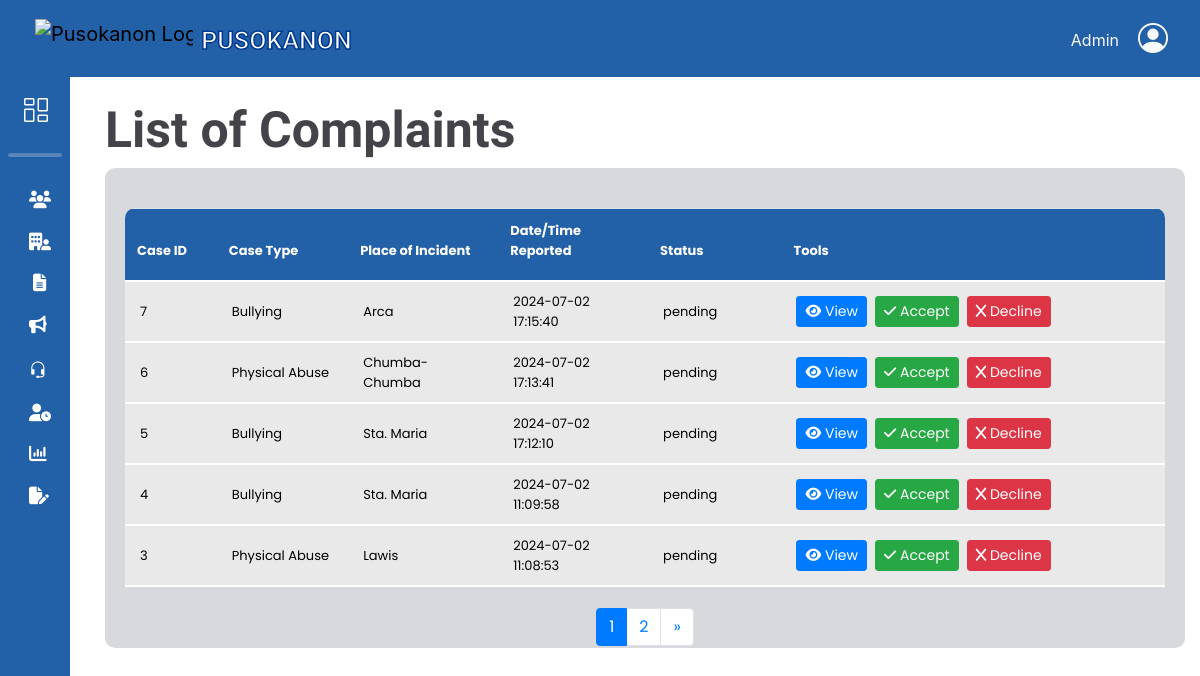
Page /adminbejo/complaintsList.php on the earlier database version.
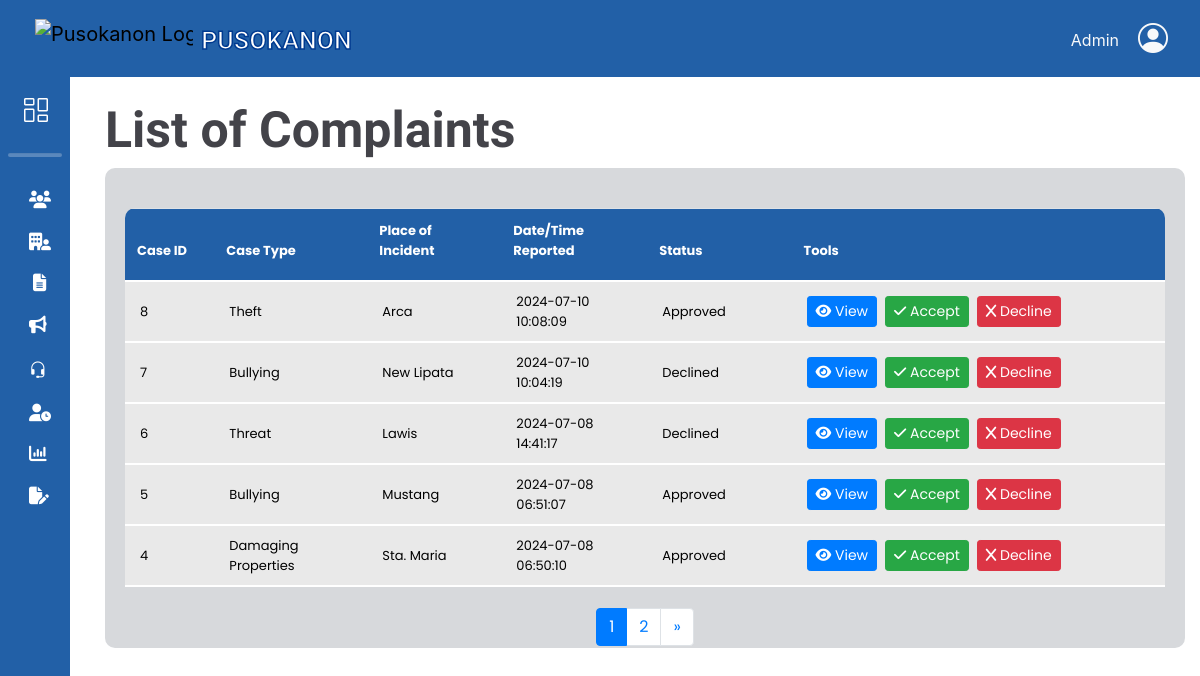
Same page on the later database version.
### tables this page shows
CREATE TABLE `complaints_tbl` (
  `complaint_id` int(11) NOT NULL,
  `res_id` int(11) NOT NULL,
  `respondent_fname` varchar(50) NOT NULL,
  `respondent_mname` varchar(50) DEFAULT NULL,
  `respondent_lname` varchar(50) NOT NULL,
  `respondent_suffix` varchar(10) DEFAULT NULL,
  `respondent_gender` varchar(10) NOT NULL,
  `respondent_age` int(11) NOT NULL,
  `incident_date` date NOT NULL,
  `incident_time` time NOT NULL,
  `date_filed` timestamp NOT NULL DEFAULT current_timestamp(),
  `incident_place` varchar(50) NOT NULL,
  `case_type` varchar(50) NOT NULL,
  `narrative` text DEFAULT NULL,
  `staff_id` int(11) NOT NULL,
  `hearing_date` date DEFAULT NULL,
  `hearing_time` time DEFAULT NULL,
  `status` varchar(10) NOT NULL,
  `remarks` text DEFAULT NULL
);

### db/DBconn.php (called while the page is built, shortened)
<?php
	function fetchListofComplaints($pdo, $offset, $limit) {
		$sql = "SELECT
					ct.complaint_id AS complaint_id,
					CONCAT(ct.respondent_fname, ' ', ct.respondent_lname) AS respondent_name,
					ct.case_type AS case_type,
					ct.incident_date AS incident_date,
					ct.incident_time AS incident_time,
					ct.incident_place AS incident_place,
					ct.date_filed AS date_filed,
					ct.status AS status,
					ct.remarks AS remarks,
					ct.narrative AS narrative,
					CONCAT(ru.res_fname, ' ', ru.res_lname) AS resident_name,
					ct.respondent_age AS respondent_age,
					ct.respondent_gender AS respondent_gender
				FROM complaints_tbl ct
				INNER JOIN resident_users ru ON ct.res_id = ru.res_id
				ORDER BY ct.date_filed DESC
				LIMIT :offset, :limit";
		$stmt = $pdo->prepare($sql);
		$stmt->bindParam(':offset', $offset, PDO::PARAM_INT);
		$stmt->bindParam(':limit', $limit, PDO::PARAM_INT);
		$stmt->execute();
		return $stmt->fetchAll(PDO::FETCH_ASSOC);
	}
	function fetchTotalComplaints($pdo) {
		$sql = "SELECT COUNT(*) FROM complaints_tbl";
		$stmt = $pdo->prepare($sql);
		$stmt->execute();
		return $stmt->fetchColumn();
	}
?>

### adminbejo/complaintsList.php (the view, shortened to what this page needs)
<?php
include 'headerAdmin.php';
include '../db/DBconn.php';
$limit = 5;
$page = isset($_GET['page']) ? (int)$_GET['page'] : 1;
$offset = ($page - 1) * $limit;
$requests = fetchListofComplaints($pdo, $offset, $limit);
$totalRequests = fetchTotalComplaints($pdo);
$totalPages = ceil($totalRequests / $limit);
?>
<link rel="stylesheet" href="css/list.css">
<div class="container-fluid">
    <h1>List of Complaints</h1>
    <div class="card-body">
        <div class="table-responsive">
            <table class="table mx-auto" cellspacing="0" cellpadding="0">
                <thead>
                    <tr>
                        <th>Case ID</th>
                        <th>Case Type</th>
                        <th>Place of Incident</th>
                        <th>Date/Time Reported</th>
                        <th>Status</th>
                        <th>Tools</th>
                    </tr>
                </thead>
                <tbody class="scrollable-table-body">
                    <?php if (!empty($requests)): ?>
                        <?php foreach ($requests as $request): ?>
                            <tr>
                                <td><?php echo htmlspecialchars($request['complaint_id']); ?></td>
                                <td><?php echo htmlspecialchars($request['case_type']); ?></td>
                                <td><?php echo htmlspecialchars($request['incident_place']); ?></td>
                                <td><?php echo htmlspecialchars($request['date_filed']); ?></td>
                                <td id="status-<?php echo htmlspecialchars($request['complaint_id']); ?>">
                                    <?php echo htmlspecialchars($request['status']); ?>
                                </td>
                                <td>
                                    <div class="d-flex justify-content-start align-items-center">
                                        <a href="#" class="btn btn-primary btn-sm me-2" onclick="showDetails(
                                                                '<?= htmlspecialchars($request['resident_name'])?>',
                                                                '<?= htmlspecialchars($request['respondent_name'])?>',
                                                                '<?= htmlspecialchars($request['respondent_age'])?>',
                                                                '<?= htmlspecialchars($request['respondent_gender'])?>',
                                                                '<?= htmlspecialchars($request['incident_date'])?>',
                                                                '<?= htmlspecialchars($request['incident_time'])?>',
                                                                '<?= htmlspecialchars($request['incident_place'])?>',
                                                                '<?= htmlspecialchars($request['narrative'])?>')">
                                                    <i class="fas fa-eye"></i> View</a>
                                        <button class="btn btn-success btn-sm me-2" onclick="approve_complaint('<?= htmlspecialchars($request['complaint_id']) ?>')">
                                            <i class="fas fa-check"></i> Accept
                                        </button>
                                        <button class="btn btn-danger btn-sm me-2" onclick="disapprove_complaint('<?= htmlspecialchars($request['complaint_id']) ?>')">
                                            <i class="fas fa-x"></i> Decline
                                        </button>
                                    </div>
                                </td>
                            </tr>
                        <?php endforeach; ?>
                    <?php else: ?>
                        <tr>
                            <td colspan="8">No complaints found.</td>
                        </tr>
                    <?php endif; ?>
                </tbody>
            </table>
        </div>
        <nav aria-label="Page navigation">
            <ul class="pagination justify-content-center mb-5">
                <?php for($i = 1; $i <= $totalPages; $i++): ?>
                    <li class="page-item <?php if($i == $page) echo 'active'; ?>">
                        <a class="page-link" href="?page=<?php echo $i; ?>"><?php echo $i; ?></a>
                    </li>
                <?php endfor; ?>
                <?php if($page < $totalPages): ?>
                    <li class="page-item">
                        <a class="page-link" href="?page=<?php echo $page+1; ?>" aria-label="Next">
                            <span aria-hidden="true">&raquo;</span>
                        </a>
                    </li>
                <?php endif; ?>
            </ul>
        </nav>
    </div>
</div>
<?php require_once 'footerAdmin.php'; ?>

### adminbejo/headerAdmin.php (shortened to what this page needs)
<!DOCTYPE html>
<html>
<head>
    <link rel="stylesheet" href="https://cdn.jsdelivr.net/npm/bootstrap-icons@1.11.3/font/bootstrap-icons.min.css">
    <link href="https://cdn.jsdelivr.net/npm/bootstrap@5.3.3/dist/css/bootstrap.min.css" rel="stylesheet">
	<link rel="stylesheet" href="https://cdn.jsdelivr.net/npm/bootstrap@5.0.2/dist/css/bootstrap.min.css">
	<link rel="stylesheet" href="https://maxcdn.bootstrapcdn.com/bootstrap/4.5.2/css/bootstrap.min.css">
	<link rel="stylesheet" href="https://cdnjs.cloudflare.com/ajax/libs/animate.css/4.1.1/animate.min.css">
    <link rel="stylesheet" href="https://cdnjs.cloudflare.com/ajax/libs/font-awesome/5.15.1/css/all.min.css">
    <link rel="stylesheet" href="https://cdnjs.cloudflare.com/ajax/libs/font-awesome/6.5.2/css/all.min.css" />
    <link rel="stylesheet" href="https://cdn.jsdelivr.net/npm/sweetalert2@11/dist/sweetalert2.min.css">
    <link href="https://cdn.lineicons.com/4.0/lineicons.css" rel="stylesheet" />
	<link rel="stylesheet" href="css/headerADstyle.css">
</head>
<body>
    <header>
        <nav class="navbar navbar-expand-lg">
            <a class="navbar-brand" href="Admin-Dashboard.php">
                <div class="logo-holder row">
                    <div class="col px-1">
                        <img src="../PicturesNeeded/pusokLogo.png" alt="Pusokanon Logo">
                    </div>
                    <div class="col px-1 pt-1">
                        <span> PUSOKANON</span>
                    </div>
                </div>
            </a>
            <div class="dropdown ">
                <button class="nav-link text-light" id="loginDropdown" role="button" data-toggle="dropdown" aria-haspopup="true" aria-expanded="false">
                    <div class="row">
                        <div class="col px-1 mt-2 pt-1"><span class="admin-text">Admin</span></div>
                        <div class="col"><i class="bi bi-person-circle"></i></div>
                    </div>
                </button>
            </div>
        </nav>
    </header>
    <div class="holder-body">
        <div class="wrapper">
            <aside id="sidebar">
                <div class="d-flex">
                    <button class="toggle-btn" type="button">
                        <i class="bi bi-columns-gap"></i>
                    </button>
                    <div class="sidebar-logo">
                    </div>
                </div>
                    <hr class=" bg-white m-2">
                <ul class="sidebar-nav">
                    <li class="sidebar-item">
                        <a href="Manage-Users.php" class="sidebar-link">
                            <i class="fa-solid fa-users"></i>
                        </a>
                    </li>
                    <li class="sidebar-item">
                        <a href="#" class="sidebar-link">
                            <i class="fa-solid fa-building-user"></i>
                        </a>
                    </li>
                    <li class="sidebar-item">
                        <a href="#" class="sidebar-link collapsed has-dropdown" data-bs-toggle="collapse"
                            data-bs-target="#auth" aria-expanded="false" aria-controls="auth">
                            <i class="fa-solid fa-file-lines ms-1"></i>
                        </a>
                    </li>
                    <li class="sidebar-item">
                        <a href="#" class="sidebar-link">
                            <i class="fa-solid fa-bullhorn"></i>
                        </a>
                    </li>
                    <li class="sidebar-item">
                        <a href="#" class="sidebar-link collapsed has-dropdown" data-bs-toggle="collapse"
                            data-bs-target="#blotter" aria-expanded="false" aria-controls="blotter">
                            <i class="bi bi-headset"></i>
                        </a>
                    </li>
                    <li class="sidebar-item">
                        <a href="pendingUser2.0.php" class="sidebar-link">
                            <i class="fa-solid fa-user-clock"></i>
                        </a>
                    </li>
                    <li class="sidebar-item">
                        <a href="DocumentRate.php" class="sidebar-link">
                            <i class="fa-solid fa-chart-column"></i>
                        </a>
                    </li>
                    <li class="sidebar-item">
                        <a href="#" class="sidebar-link">
                            <i class="fa-solid fa-file-pen"></i>
                        </a>
                    </li>
                </ul>
            </aside>

### adminbejo/footerAdmin.php (shortened to what this page needs)
</body>
</html>

### adminbejo/css/headerADstyle.css (style rules this page uses)
body { height: 100%; margin-top: 77px; }
.navbar { background-color: #2260A7 ; position: fixed; top: 0; left: 0; right: 0; z-index: 1000; justify-content: space-between; }
.navbar-brand img { height: 45px; margin-left: 30px; }
.navbar-brand span { font-size: 25px; font-weight: bold; font-family: 'Titan One', cursive; color: white; -webkit-text-stroke: 1.5px #003A90; }
.nav-link { color: #ffffff; margin-right: 0px; }
.bi-person-circle { font-size: 30px; }
a { text-decoration: none; }
li { list-style: none; }
h1 { font-weight: 600; font-size: 1rem; }
hr { height: 3px !important; border-radius: 10px; }
.holder-body { position: relative; max-height: 100%; }
.wrapper { font-family: 'Poppins', sans-serif; display: flex; max-height: 100%; }
#sidebar { width: 70px; min-width: 70px; z-index: 1000; transition: all .25s ease-in-out; background-color: #2260A7; display: flex; position: fixed; flex-direction: column; height: 92%; }
.toggle-btn { background-color: transparent; cursor: pointer; border: 0; padding: 1rem 1.5rem; }
.toggle-btn i { font-size: 1.5rem; color: #FFF; }
.sidebar-logo { margin: auto 0; }
.sidebar-nav { padding: 1rem 0; flex: 1 1 auto; }
a.sidebar-link { padding: .625rem 1.625rem; color: #FFF; display: block; font-size: 0.9rem; white-space: nowrap; border-left: 3px solid transparent; }
.sidebar-link i { font-size: 1.1rem; margin-right: .75rem; }
.sidebar-item { position: relative; }
@media (min-width: 1200px) { #sidebar { width: 70px; min-width: 70px; z-index: 1000; transition: all .25s ease-in-out; background-color: #2260A7; display: flex; position: fixed; flex-direction: column; height: 92%; } }

### adminbejo/css/list.css (style rules this page uses)
body { display: flex; }
.container-fluid { margin-top: 23px; margin-left: 90px; padding-bottom: 47px; }
.card-body { padding-top: 40px; background-color: #D7D9DC; height: 480px; border-radius: 10px; width: 90vw; }
h1 { font-family: "Titan One", cursive; font-size: 50px; color: #434349; display: flex; }
.scrollable-table-body { overflow-y: auto; }
.table tr td { font-size: 13px; }
.table tr th { font-size: 13px; width: 20px; background-color: #2260a7; color: white; }
.table-responsive { position: relative; border-radius: 10px; overflow-x: auto; max-height: 400px; overflow-y:scroll; height:400px; display:block; padding-top: 0; }
.table-responsive table { border-collapse: collapse; width: 100%; }
.table-responsive tbody { max-height: 400px; overflow-y: auto; background-color: #E9E9E9; }
.table-responsive th, .table-responsive td { font-size: 16px; text-align: left; vertical-align: middle; }
.table-responsive th { border-bottom: 1px solid blue; position: sticky; top: 0; background-color: #2260A7; padding-bottom: 20px; color: white; }
.table-responsive td { padding: 10px 15px; border-bottom: 2px solid white; }

Differences in the rows shown:
no longer on this page (row edited): complaints_tbl: complaint_id "3", case_type "Physical Abuse", incident_place "Lawis", date_filed "2024-07-02 11:08:53", status "pending"
added complaints_tbl: complaint_id "8", case_type "Theft", incident_place "Arca", date_filed "2024-07-10 10:08:09", status "Approved"
changed complaints_tbl id 7: incident_place "Arca" → "New Lipata"; date_filed "2024-07-02 17:15:40" → "2024-07-10 10:04:19"; status "pending" → "Declined"
changed complaints_tbl id 6: case_type "Physical Abuse" → "Threat"; incident_place "Chumba-Chumba" → "Lawis"; date_filed "2024-07-02 17:13:41" → "2024-07-08 14:41:17"; status "pending" → "Declined"
changed complaints_tbl id 5: incident_place "Sta. Maria" → "Mustang"; date_filed "2024-07-02 17:12:10" → "2024-07-08 06:51:07"; status "pending" → "Approved"
changed complaints_tbl "Sta. Maria": case_type "Bullying" → "Damaging Properties"; date_filed "2024-07-02 11:09:58" → "2024-07-08 06:50:10"; status "pending" → "Approved"
